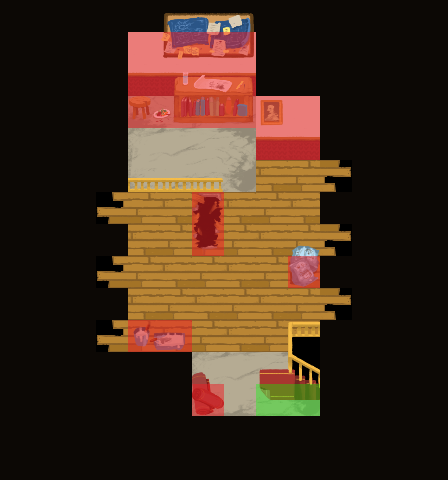

The image is a tile-based game level rendered from a .tmx file. Its description and source (layers, tilesets, objects; grid data summarised) follow:
An orthogonal 14x15 tile map with 32x32 px tiles, 7 tile layers (backgroundLayer, blockedLayer, detailLayer1, transBlockedLayer, ...) and 11 objects.

<map version="1.0" orientation="orthogonal" renderorder="right-down" width="14" height="15" tilewidth="32" tileheight="32" nextobjectid="236">
 <tileset firstgid="1" name="tiles-lvl3-3-32x32" tilewidth="32" tileheight="32">
  <image source="../img/tiles-lvl3-3-32x32.png" width="256" height="224" />
  <tile id="45">
   <properties>
    <property name="type" value="pot3_3" />
   </properties>
  </tile>
  <tile id="46">
   <properties>
    <property name="type" value="pot-3-3-heavy" />
   </properties>
  </tile>
 </tileset>
 <layer name="backgroundLayer" width="14" height="15">
  <data>[210 cells, 64 non-empty, 14 distinct tile ids]</data>
 </layer>
 <layer name="blockedLayer" width="14" height="15">
  <data>[210 cells, 141 non-empty, 1 distinct tile ids]</data>
 </layer>
 <layer name="detailLayer1" width="14" height="15">
  <data>[210 cells, 31 non-empty, 26 distinct tile ids]</data>
 </layer>
 <layer name="transBlockedLayer" width="14" height="15">
  <data>[210 cells, 20 non-empty, 1 distinct tile ids]</data>
 </layer>
 <objectgroup name="objectsLayer">
  <object id="213" gid="46" x="128" y="288" width="32" height="32">
   <properties>
    <property name="type" value="pot3_3" />
   </properties>
  </object>
  <object id="214" gid="47" x="160" y="224" width="32" height="32">
   <properties>
    <property name="type" value="pot3-3-heavy" />
   </properties>
  </object>
  <object id="227" gid="46" x="160" y="192" width="32" height="32">
   <properties>
    <property name="type" value="pot3_3" />
   </properties>
  </object>
  <object id="228" gid="46" x="192" y="192" width="32" height="32">
   <properties>
    <property name="type" value="pot3_3" />
   </properties>
  </object>
  <object id="229" gid="46" x="288" y="192" width="32" height="32">
   <properties>
    <property name="type" value="pot3_3" />
   </properties>
  </object>
  <object id="230" gid="46" x="256" y="192" width="32" height="32">
   <properties>
    <property name="type" value="pot3_3" />
   </properties>
  </object>
  <object id="231" gid="46" x="288" y="224" width="32" height="32">
   <properties>
    <property name="type" value="pot3_3" />
   </properties>
  </object>
  <object id="232" gid="46" x="288" y="320" width="32" height="32">
   <properties>
    <property name="type" value="pot3_3" />
   </properties>
  </object>
  <object id="233" gid="46" x="256" y="320" width="32" height="32">
   <properties>
    <property name="type" value="pot3_3" />
   </properties>
  </object>
  <object id="234" gid="46" x="224" y="224" width="32" height="32">
   <properties>
    <property name="type" value="pot3_3" />
   </properties>
  </object>
  <object id="235" gid="52" x="256" y="384" width="32" height="32">
   <properties>
    <property name="type" value="playerStart" />
   </properties>
  </object>
 </objectgroup>
 <layer name="detailLayer3_overChar" width="14" height="15">
  <data>[210 cells, 5 non-empty, 5 distinct tile ids]</data>
 </layer>
 <layer name="triggerLayer" width="14" height="15">
  <data>[210 cells, 2 non-empty, 1 distinct tile ids]</data>
 </layer>
 <layer name="levelExitLayer" width="14" height="15" opacity="0.36">
  <data>[210 cells, 2 non-empty, 1 distinct tile ids]</data>
 </layer>
</map>
